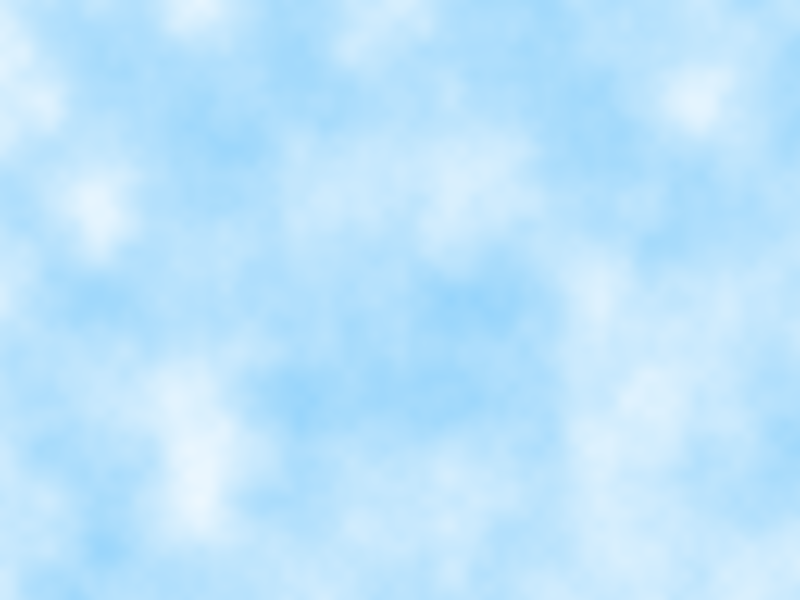
Frame 1 (no input)
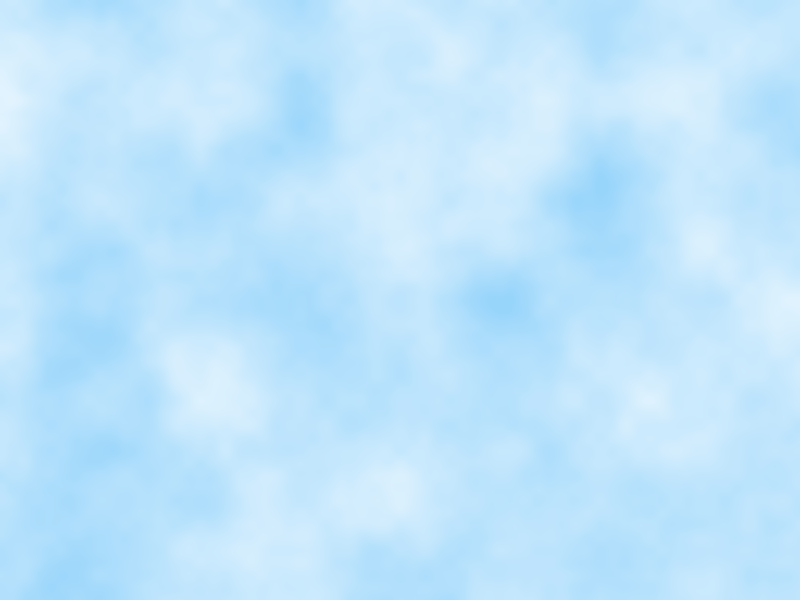
Frame 60 (the mouse pressed at the canvas centre just before this capture)
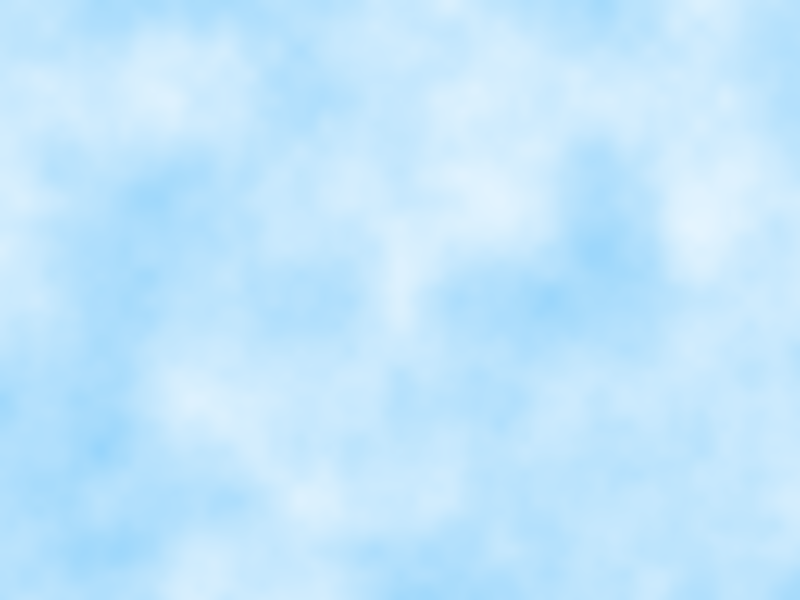
Frame 120 (the mouse held since frame 60 and released just before this capture)

The Processing sketch that drew these frames (run headless with seeded random() and noise(); from frame 60 on, the mouse is pressed at the canvas centre):

// Processing sketch: cielo
// ── cielo.pde
float zoff = 0;

void setup() {
  size(800, 600);
}

void draw() {
  loadPixels();
  float yoff = 0;
  for (int y = 0; y < height; y++) {
    float xoff = 0;
    for (int x = 0; x < width; x++) {
      float n = noise(xoff, yoff, zoff);
      color skyBlue = color(135, 206, 250);
      color cloud = lerpColor(skyBlue, color(255), n);
      int index = x + y * width;
      pixels[index] = cloud;
      xoff += 0.01;
    }
    yoff += 0.01;
  }
  updatePixels();
  zoff += 0.01;
}
